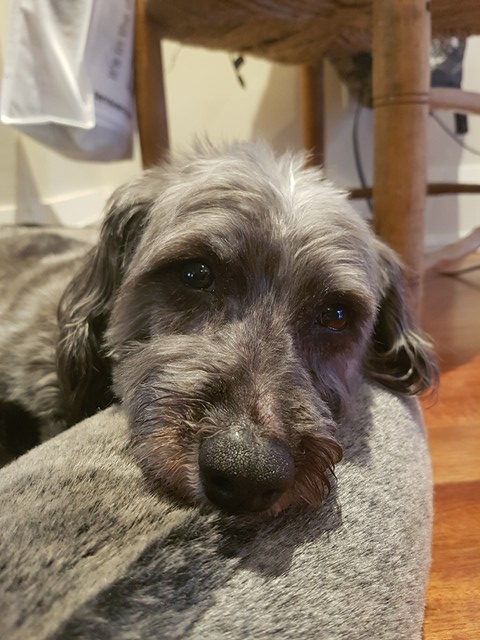
#> input picture test.jpg, 480 x 640 px, found by its file name
$ python EdgeFinder.py
#> lines starting #> are read from the running program, lines starting #| are printed output that depends on the picture
'''
Created on March 6, 2018
@author: Garett MacGowan
'''

from PIL import Image
from fractions import Fraction

def filterImage(percentEdgeTolerance, imageLocation):
#> called with percentEdgeTolerance = 1
    original = Image.open(imageLocation)
#> original is the input picture: PIL image 480x640 RGB; mean R, G, B 132.6, 115.8, 97.2
    #original.show()
    newImageSize = original.size #Getting size of image as a tuple
#> newImageSize = (480, 640)
    xDexMin = 0
    yDexMin = 0
    xDexMax = newImageSize[0]-1
#> xDexMax = 479
    yDexMax = newImageSize[1]-1
#> yDexMax = 639
    imageArray = original.load() #Loading original image into a readable/writable array format.

    grayImage = Image.new('L', newImageSize,) #Creating new gray scale type image, with empty color parameter so that we may occupy the color ourselves.
#> grayImage: PIL image 480x640 L; every value is 0
    grayImageArray = grayImage.load() #Loading the empty gray scale image into a readable/writable array format.

    #Performing gray scale conversion operations.
    for x in range(0,xDexMax + 1):
        for y in range(0,yDexMax + 1): #Scanning down each y on the x axis
            grayImageArray[x,y] = int((imageArray[x,y][0])*0.21 + (imageArray[x,y][1])*0.72 + (imageArray[x,y][2])*0.07)

    finalImage = Image.new('RGB', newImageSize, "black") #Creating a new black image, will fill color.
#> finalImage: PIL image 480x640 RGB; every value is 0
    finalImageArray = finalImage.load() #Loading the black image into a readable/writable array format.

    edgeFindTolerance = (percentEdgeTolerance/100)*255

    #Populating finalImageArray with edges.
    for x in range(xDexMin,xDexMax + 1):
        for y in range(yDexMin,yDexMax + 1):
            currentLuminosity = grayImageArray[x,y]
            if (x == xDexMin):
                if (y == yDexMin):
                    if (currentLuminosity > (grayImageArray[x+1,y] + edgeFindTolerance)):
                        finalImageArray[x,y] = imageArray[x,y]
                        continue
                    if (currentLuminosity > (grayImageArray[x+1,y+1] + edgeFindTolerance)):
                        finalImageArray[x,y] = imageArray[x,y]
                        continue
                    if (currentLuminosity > (grayImageArray[x,y+1] + edgeFindTolerance)):
                        finalImageArray[x,y] = imageArray[x,y]
                        continue
                    continue
                if (y == yDexMax):
                    if (currentLuminosity > (grayImageArray[x,y-1] + edgeFindTolerance)):
                        finalImageArray[x,y] = imageArray[x,y]
                        continue
                    if (currentLuminosity > (grayImageArray[x+1,y-1] + edgeFindTolerance)):
                        finalImageArray[x,y] = imageArray[x,y]
                        continue
                    if (currentLuminosity > (grayImageArray[x+1,y] + edgeFindTolerance)):
                        finalImageArray[x,y] = imageArray[x,y]
                        continue
                    continue
                if (currentLuminosity > (grayImageArray[x,y-1] + edgeFindTolerance)):
                    finalImageArray[x,y] = imageArray[x,y]
                    continue
                if (currentLuminosity > (grayImageArray[x+1,y-1] + edgeFindTolerance)):
                    finalImageArray[x,y] = imageArray[x,y]
                    continue
                if (currentLuminosity > (grayImageArray[x+1,y] + edgeFindTolerance)):
                    finalImageArray[x,y] = imageArray[x,y]
                    continue
                if (currentLuminosity > (grayImageArray[x+1,y+1] + edgeFindTolerance)):
                    finalImageArray[x,y] = imageArray[x,y]
                    continue
                if (currentLuminosity > (grayImageArray[x,y+1] + edgeFindTolerance)):
                    finalImageArray[x,y] = imageArray[x,y]
                    continue
                continue
            if (y == yDexMin):
                if (x == xDexMax):
                    if (currentLuminosity > (grayImageArray[x-1,y] + edgeFindTolerance)):
                        finalImageArray[x,y] = imageArray[x,y]
                        continue
                    if (currentLuminosity > (grayImageArray[x-1,y+1] + edgeFindTolerance)):
                        finalImageArray[x,y] = imageArray[x,y]
                        continue
                    if (currentLuminosity > (grayImageArray[x,y+1] + edgeFindTolerance)):
                        finalImageArray[x,y] = imageArray[x,y]
                        continue
                    continue
                if (currentLuminosity > (grayImageArray[x-1,y] + edgeFindTolerance)):
                    finalImageArray[x,y] = imageArray[x,y]
                    continue
                if (currentLuminosity > (grayImageArray[x-1,y+1] + edgeFindTolerance)):
                    finalImageArray[x,y] = imageArray[x,y]
                    continue
                if (currentLuminosity > (grayImageArray[x,y+1] + edgeFindTolerance)):
                    finalImageArray[x,y] = imageArray[x,y]
                    continue
                if (currentLuminosity > (grayImageArray[x+1,y+1] + edgeFindTolerance)):
                    finalImageArray[x,y] = imageArray[x,y]
                    continue
                if (currentLuminosity > (grayImageArray[x+1,y] + edgeFindTolerance)):
                    finalImageArray[x,y] = imageArray[x,y]
                    continue
                continue
            if (x == xDexMax):
                if (y == yDexMax):
                    if (currentLuminosity > (grayImageArray[x-1,y] + edgeFindTolerance)):
                        finalImageArray[x,y] = imageArray[x,y]
                        continue
                    if (currentLuminosity > (grayImageArray[x-1,y-1] + edgeFindTolerance)):
                        finalImageArray[x,y] = imageArray[x,y]
                        continue
                    if (currentLuminosity > (grayImageArray[x,y-1] + edgeFindTolerance)):
                        finalImageArray[x,y] = imageArray[x,y]
                        continue
                    continue
                if (currentLuminosity > (grayImageArray[x,y-1] + edgeFindTolerance)):
                    finalImageArray[x,y] = imageArray[x,y]
                    continue
                if (currentLuminosity > (grayImageArray[x-1,y-1] + edgeFindTolerance)):
                    finalImageArray[x,y] = imageArray[x,y]
                    continue
                if (currentLuminosity > (grayImageArray[x-1,y] + edgeFindTolerance)):
                    finalImageArray[x,y] = imageArray[x,y]
                    continue
                if (currentLuminosity > (grayImageArray[x-1,y+1] + edgeFindTolerance)):
                    finalImageArray[x,y] = imageArray[x,y]
                    continue
                if (currentLuminosity > (grayImageArray[x,y+1] + edgeFindTolerance)):
                    finalImageArray[x,y] = imageArray[x,y]
                    continue
                continue
            if (y == yDexMax):
                if (currentLuminosity > (grayImageArray[x-1,y] + edgeFindTolerance)):
                    finalImageArray[x,y] = imageArray[x,y]
                    continue
                if (currentLuminosity > (grayImageArray[x-1,y-1] + edgeFindTolerance)):
                    finalImageArray[x,y] = imageArray[x,y]
                    continue
                if (currentLuminosity > (grayImageArray[x,y-1] + edgeFindTolerance)):
                    finalImageArray[x,y] = imageArray[x,y]
                    continue
                if (currentLuminosity > (grayImageArray[x+1,y-1] + edgeFindTolerance)):
                    finalImageArray[x,y] = imageArray[x,y]
                    continue
                if (currentLuminosity > (grayImageArray[x+1,y] + edgeFindTolerance)):
                    finalImageArray[x,y] = imageArray[x,y]
                    continue
                continue

            if (currentLuminosity > (grayImageArray[x-1,y-1] + edgeFindTolerance)):
                finalImageArray[x,y] = imageArray[x,y]
                continue
            if (currentLuminosity > (grayImageArray[x,y-1] + edgeFindTolerance)):
                finalImageArray[x,y] = imageArray[x,y]
                continue
            if (currentLuminosity > (grayImageArray[x+1,y-1] + edgeFindTolerance)):
                finalImageArray[x,y] = imageArray[x,y]
                continue
            if (currentLuminosity > (grayImageArray[x+1,y] + edgeFindTolerance)):
                finalImageArray[x,y] = imageArray[x,y]
                continue
            if (currentLuminosity > (grayImageArray[x+1,y+1] + edgeFindTolerance)):
                finalImageArray[x,y] = imageArray[x,y]
                continue
            if (currentLuminosity > (grayImageArray[x,y+1] + edgeFindTolerance)):
                finalImageArray[x,y] = imageArray[x,y]
                continue
            if (currentLuminosity > (grayImageArray[x-1,y+1] + edgeFindTolerance)):
                finalImageArray[x,y] = imageArray[x,y]
                continue
            if (currentLuminosity > (grayImageArray[x-1,y] + edgeFindTolerance)):
                finalImageArray[x,y] = imageArray[x,y]
                continue

    return finalImage

def main(percentEdgeTolerance, imageLocation, saveLocation, saveBoolean):
    finalImage = filterImage(percentEdgeTolerance, imageLocation)
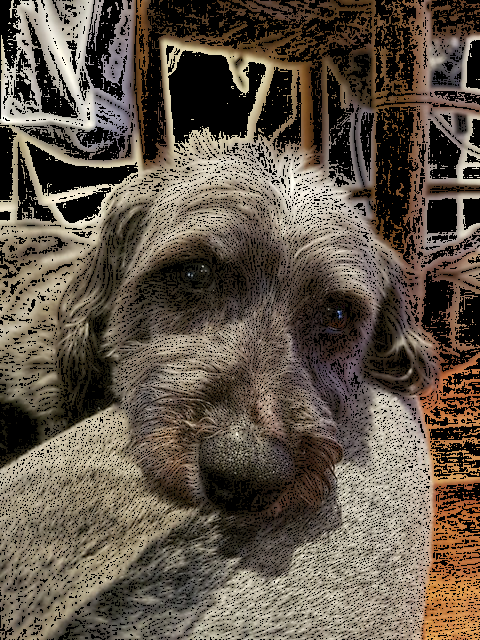
#> finalImage: PIL image 480x640 RGB; mean R, G, B 97.4, 86, 73.1
    if (saveBoolean == 1):
        finalImage.save(saveLocation)
    finalImage.show()

edgeFindTolerance = 1
imageLocation = "D:/My Documents/Queens1/GitSpace/Image-Filter/test.jpg"
saveLocation = "D:/My Documents/Queens1/GitSpace/Image-Filter/result.png"
saveBoolean = 1

main(edgeFindTolerance, imageLocation, saveLocation, saveBoolean)
